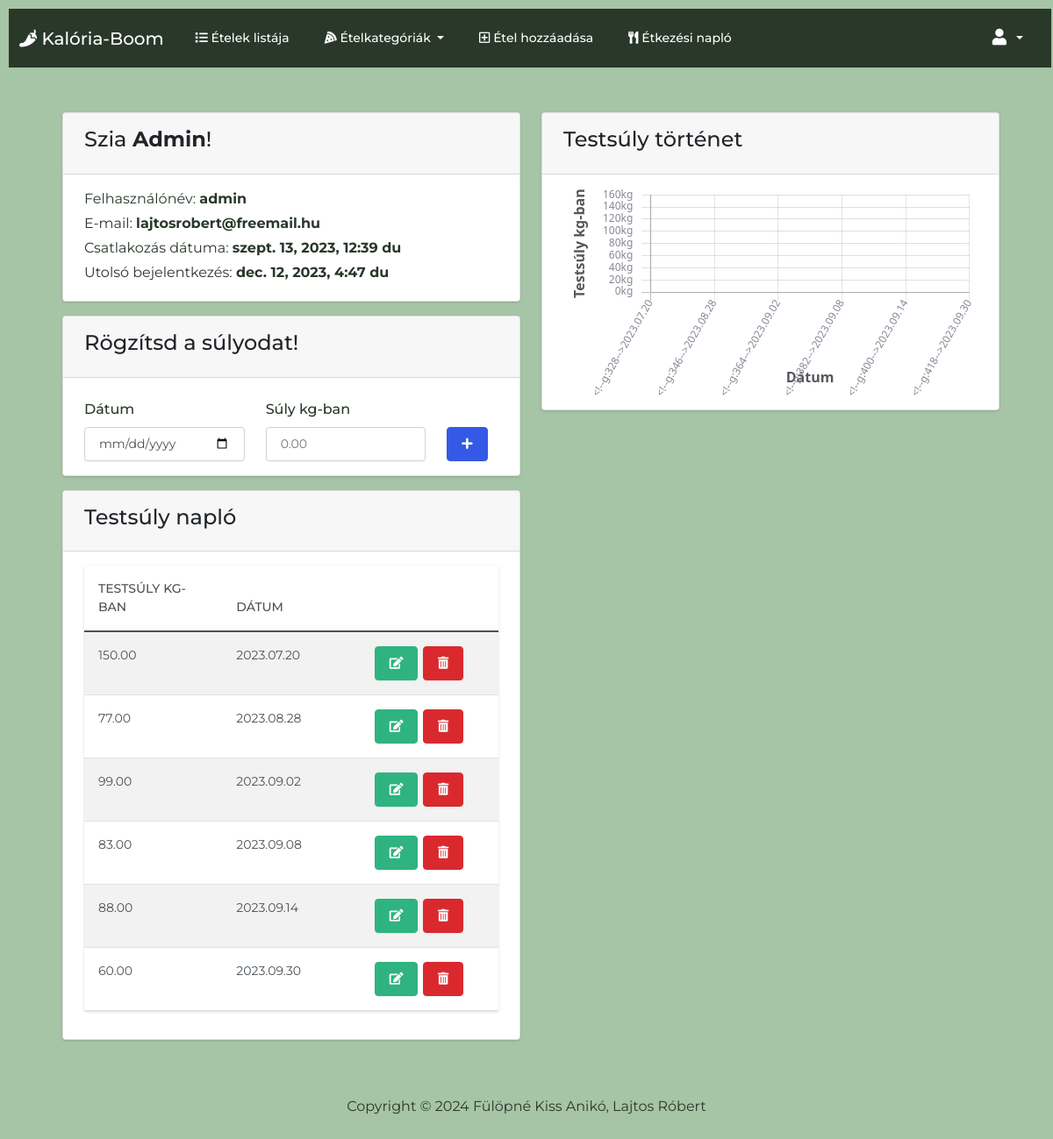
The app's page /profile/weight (signed in), older data.
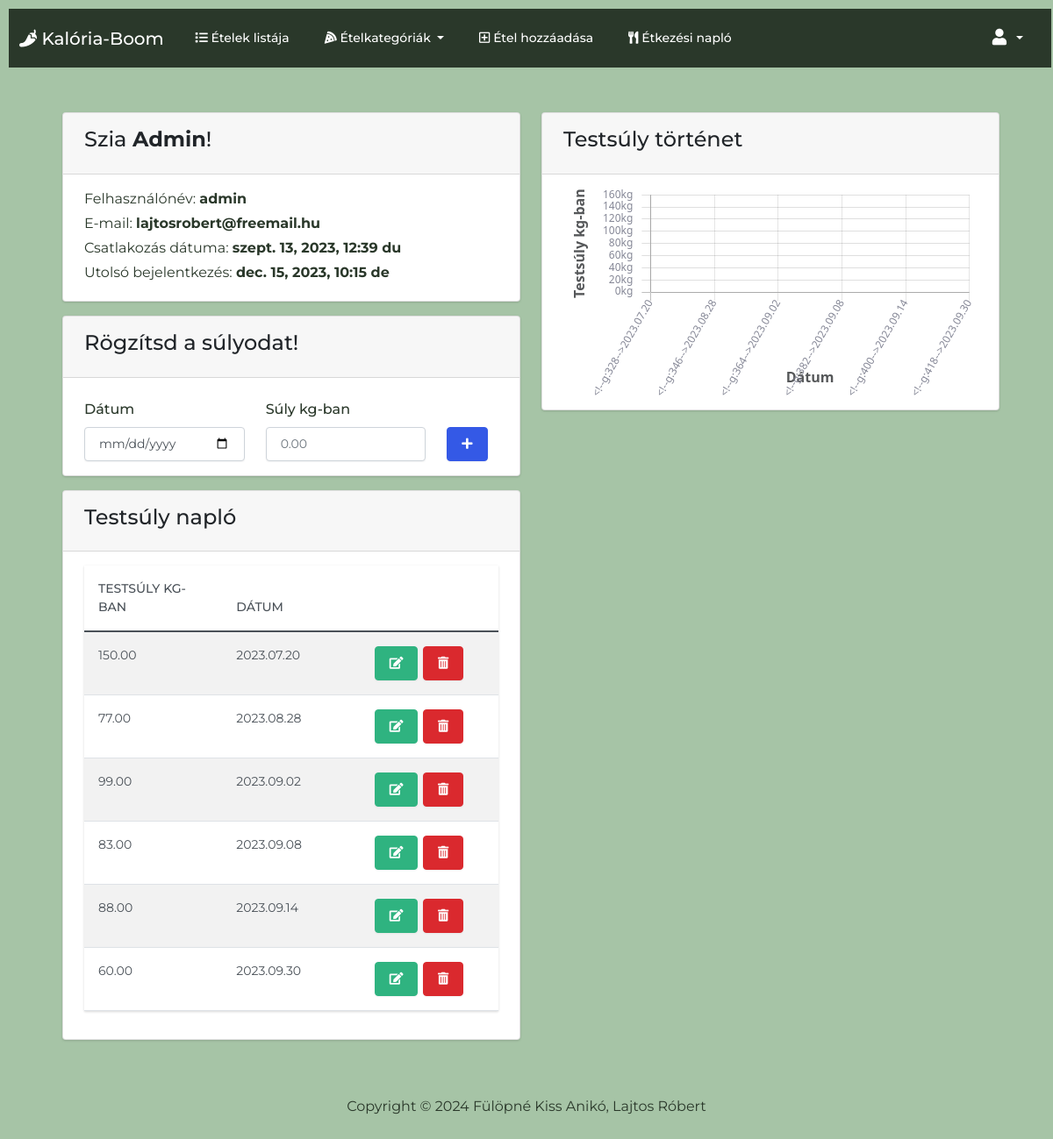
The same page, newer data.
### foodtracker/models.py (models this page shows)
class User(AbstractUser):
    def __str__(self):
        return f'{self.username}'

### foodtracker/views.py (the view)
# urls.py: path('profile/weight', views.weight_log_view, name='weight_log'),
@login_required
def weight_log_view(request):
    if request.method == 'POST':
        weight = request.POST['weight']
        entry_date = request.POST['date']
        user = request.user
        weight_log = Weight(user=user, weight=weight, entry_date=entry_date)
        weight_log.save()
    user_weight_log = Weight.objects.filter(user=request.user)
    user_weight_log = Weight.objects.all().order_by('entry_date').values()
    return render(request, 'user_profile.html', {
        'categories': FoodCategory.objects.all(),
        'user_weight_log': user_weight_log
    })

### foodtracker/models.py (called while the page is built)
    def __str__(self):
        return f'{self.category_name}'

    @property
    def count_food_by_category(self):
        return Food.objects.filter(category=self).count()

### templates/user_profile.html (shortened to what the changed rows need)
{% extends 'base.html' %}
{% load static %}
{% block body %}
<div class='py-4 mt-auto'>
    <div class='container-fluid px-4'>
        <div class='row justify-content-center'>
            <div class='col-xl-12'>
                    <div class='row'>
                        <div class='col-md-6 mt-4'>
                            <div class='card bg-secondary mb-3'>
                                <div class='card-header'>
                                    <h4>Szia  <strong>{{ user.username|capfirst }}</strong>!</h4>
                                </div>
                                <div class='card-body'>
                                    <div class='d-flex w-100 justify-content-between'>
                                        <p class='mb-1'>
                                            Felhasználónév: <strong>{{ user.username }}</strong>
                                        </p>
                                    </div>
                                    <div class='d-flex w-100 justify-content-between'>
                                        <p class='mb-1'>
                                            E-mail: <strong>{{ user.email }}</strong>
                                        </p>
                                    </div>
                                    <div class='d-flex w-100 justify-content-between'>
                                        <p class='mb-1'>
                                            Csatlakozás dátuma: <strong>{{ user.date_joined }}</strong>
                                        </p>
                                    </div>
                                    <div class='d-flex w-100 justify-content-between'>
                                        <p class='mb-1'>
                                            Utolsó bejelentkezés: <strong>{{ user.last_login }}</strong>
                                        </p>
                                    </div>
                                </div>
                            </div>
                            <div class='card bg-secondary mb-3'>
                                <div class='card-body'>
                                    <table id='weightable' class='table table-striped table-hover'>
                                        <thead>
                                            <tr>
                                                <th scope='col' class='col-md-4'>Testsúly kg-ban</th>
                                                <th scope='col' class='col-md-4'>Dátum</th>
                                                <th scope='col' class='col-md-4'></th>
                                            </tr>
                                        </thead>
                                    </table>
                                </div>
                            </div>
                        </div>
                    </div>
            </div>
        </div>
    </div>
</div>
{% endblock %}

Row changes from the older to the newer data that the page shows:
changed User "Admin": last_login "dec. 12, 2023, 4:47 du" → "dec. 15, 2023, 10:15 de"
